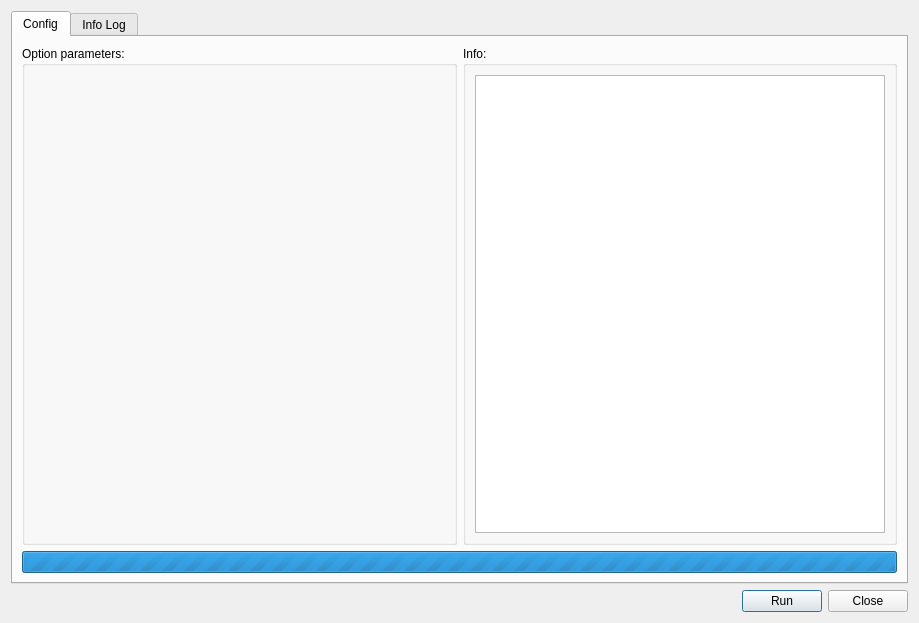
<?xml version="1.0" encoding="UTF-8"?>
<ui version="4.0">
 <class>toolbox</class>
 <widget class="QDialog" name="toolbox">
  <property name="geometry">
   <rect>
    <x>0</x>
    <y>0</y>
    <width>919</width>
    <height>623</height>
   </rect>
  </property>
  <property name="windowTitle">
   <string>Toolbox</string>
  </property>
  <layout class="QVBoxLayout" name="verticalLayout_2">
   <item>
    <widget class="QTabWidget" name="mainTab">
     <property name="currentIndex">
      <number>0</number>
     </property>
     <widget class="QWidget" name="tab_config">
      <attribute name="title">
       <string>Config</string>
      </attribute>
      <layout class="QGridLayout" name="gridLayout">
       <item row="2" column="0" colspan="2">
        <widget class="QProgressBar" name="progressBar">
         <property name="minimum">
          <number>0</number>
         </property>
         <property name="maximum">
          <number>0</number>
         </property>
         <property name="value">
          <number>-1</number>
         </property>
         <property name="textVisible">
          <bool>true</bool>
         </property>
         <property name="invertedAppearance">
          <bool>false</bool>
         </property>
         <property name="format">
          <string>%p%</string>
         </property>
        </widget>
       </item>
       <item row="0" column="1" rowspan="2">
        <widget class="QGroupBox" name="groupBox">
         <property name="title">
          <string>Info:</string>
         </property>
         <layout class="QVBoxLayout" name="verticalLayout">
          <item>
           <widget class="QTextEdit" name="txt_info">
            <property name="sizePolicy">
             <sizepolicy hsizetype="Preferred" vsizetype="Preferred">
              <horstretch>0</horstretch>
              <verstretch>0</verstretch>
             </sizepolicy>
            </property>
           </widget>
          </item>
         </layout>
        </widget>
       </item>
       <item row="0" column="0" rowspan="2">
        <widget class="QGroupBox" name="grb_parameters">
         <property name="title">
          <string>Option parameters:</string>
         </property>
         <layout class="QGridLayout" name="gridLayout_3">
          <item row="0" column="0">
           <layout class="QGridLayout" name="grl_option_parameters" rowstretch="0" columnstretch="0"/>
          </item>
          <item row="1" column="0">
           <spacer name="verticalSpacer">
            <property name="orientation">
             <enum>Qt::Vertical</enum>
            </property>
            <property name="sizeHint" stdset="0">
             <size>
              <width>20</width>
              <height>40</height>
             </size>
            </property>
           </spacer>
          </item>
         </layout>
        </widget>
       </item>
      </layout>
     </widget>
     <widget class="QWidget" name="tab_loginfo">
      <attribute name="title">
       <string>Info Log</string>
      </attribute>
      <layout class="QGridLayout" name="gridLayout_2">
       <item row="0" column="0">
        <widget class="QTextEdit" name="txt_infolog"/>
       </item>
      </layout>
     </widget>
    </widget>
   </item>
   <item>
    <layout class="QHBoxLayout" name="horizontalLayout_2">
     <item>
      <spacer name="horizontalSpacer">
       <property name="orientation">
        <enum>Qt::Horizontal</enum>
       </property>
       <property name="sizeHint" stdset="0">
        <size>
         <width>40</width>
         <height>20</height>
        </size>
       </property>
      </spacer>
     </item>
     <item>
      <widget class="QPushButton" name="btn_run">
       <property name="text">
        <string>Run</string>
       </property>
      </widget>
     </item>
     <item>
      <widget class="QPushButton" name="btn_close">
       <property name="text">
        <string>Close</string>
       </property>
      </widget>
     </item>
    </layout>
   </item>
  </layout>
 </widget>
 <resources/>
 <connections/>
</ui>
